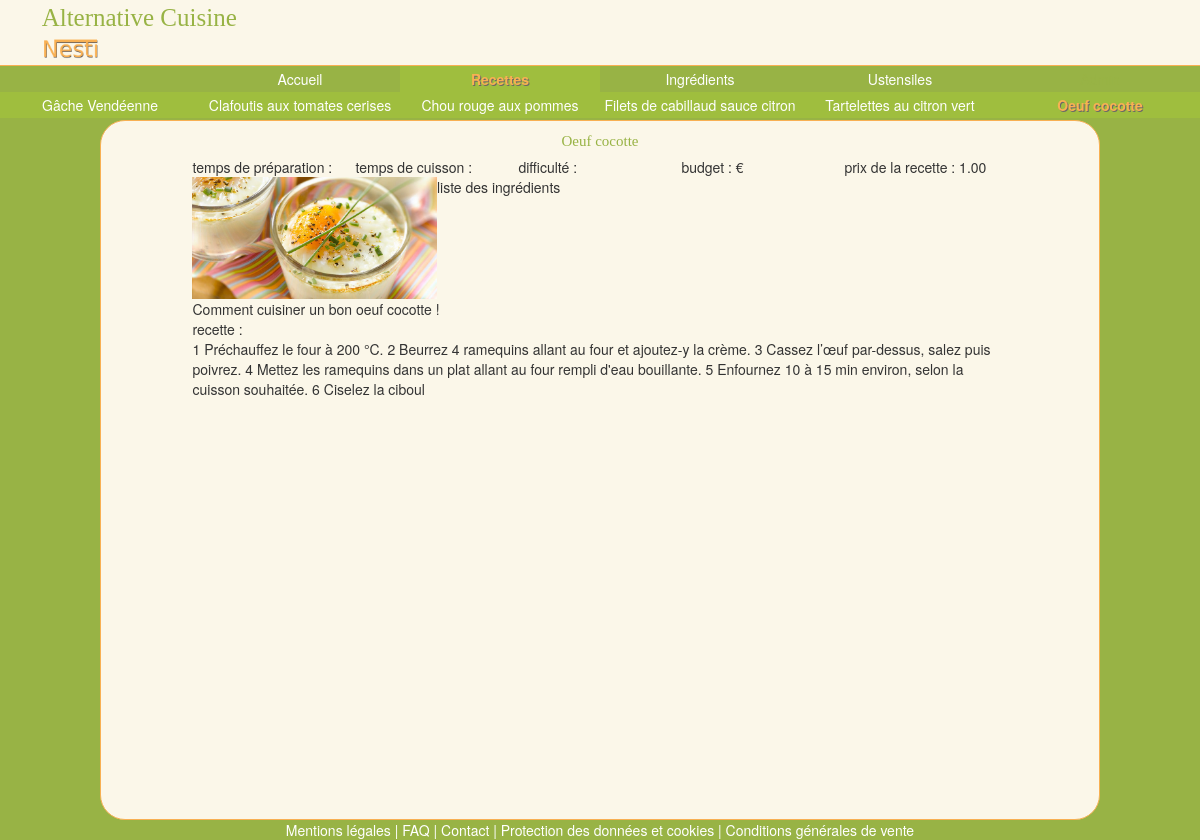
Screenshot of /MVC/Index.php?page=2&id=6&nom=Oeuf cocotte with the database file from the repository.
### tables this page shows
CREATE TABLE IF NOT EXISTS `recette` (
  `idRecette` int(10) unsigned NOT NULL AUTO_INCREMENT,
  `Titre` varchar(100) NOT NULL,
  `Format` enum('Ecrit','Vidéo') NOT NULL DEFAULT 'Ecrit',
  `PrixHT` decimal(10,2) unsigned NOT NULL,
  `Resume` varchar(100) NOT NULL,
  `Contenu` varchar(300) NOT NULL,
  `Image_idImage` int(10) unsigned NOT NULL,
  `Temps_Preparation` varchar(6) NOT NULL DEFAULT '30 min',
  `Temps_Cuisson` varchar(6) NOT NULL DEFAULT '30 min',
  `Note` int(10) unsigned NOT NULL DEFAULT '0',
  `Difficulte` int(10) unsigned NOT NULL DEFAULT '0',
  `Budget` int(10) unsigned NOT NULL DEFAULT '0',
  PRIMARY KEY (`idRecette`,`Image_idImage`),
  KEY `fk_Recette_Image1_idx` (`Image_idImage`)
);

CREATE TABLE IF NOT EXISTS `image` (
  `idImage` int(10) unsigned NOT NULL AUTO_INCREMENT,
  `NomFichier` varchar(45) NOT NULL,
  `Legende` varchar(100) NOT NULL,
  PRIMARY KEY (`idImage`)
);

### MVC/Controller/Controller.php (called while the page is built, shortened)
<?php
    require 'Model/Query.php';
    function content_Article_Recette($i,$page){
        $recette = getRecette($i);
        $titres = $recette[0]['Titre'];
        $budgets = getBudget($i);
        $prixHT = $recette[0]['PrixHT'];
        $images = getImage($i,'recette');
        $resumeRecettes = $recette[0]['Resume'];
        $contenus = $recette[0]['Contenu'];
        require 'View/Content_Article_Recipe.php';
    }
?>

### MVC/Model/Query.php (called while the page is built, shortened)
<?php
    function getImage($i,$table){
        require 'Connection.php';
        $query_NomFichierImage = 'SELECT NomFichier FROM image,'.$table
                .' WHERE image.idImage='.$table.'.Image_idImage AND '.$table.'.id'.ucfirst($table).' = '.$i.'';
        $result_NomFichierImage = $pdo->query($query_NomFichierImage)->fetchAll();
        $res = $result_NomFichierImage[0]['NomFichier'];
        return ($res);
    }
    function getRecette($i){
        require 'Connection.php';
        $query_recette = 'SELECT * FROM recette WHERE idRecette = '.$i.'';
        $result_recette = $pdo->query($query_recette)->fetchAll();
        return $result_recette;
    }
    function getBudget($i){
        require 'Connection.php';
        $query_BudgetRecette = 'SELECT Budget FROM recette WHERE idRecette = '.$i.'';
        $result_BudgetRecette = $pdo->query($query_BudgetRecette)->fetchAll();
        $budget = $result_BudgetRecette[0]['Budget'];
        if($budget >= 0 && $budget < 20){
            $typeBudget = 1;
        }
        elseif($budget >= 20 && $budget < 40){
            $typeBudget = 2;
        }
        elseif($budget >= 40 && $budget < 60){
            $typeBudget = 3;
        }
        elseif($budget >= 60 && $budget < 80){
            $typeBudget = 4;
        }
        elseif($budget >= 80){
            $typeBudget = 5;
        }
        $res = '';
        for ($j = 0; $j < $typeBudget ; $j++){
            $res = $res.'€';
        }
        return $res;
    }
?>

### MVC/View/Content_Article_Recipe.php (the view, shortened to what this page needs)
<div class="col-lg-12" id="article">
    <div class="col-lg-12" id="article_title">
        <?php echo $titres; ?>
    </div>
    <div class="col-lg-12">
        <div class="col-lg-2 col-lg-offset-1"> temps de préparation :
        </div>
        <div class="col-lg-2"> temps de cuisson :
        </div>
        <div class="col-lg-2"> difficulté :
        </div>
        <div class="col-lg-2"> budget :
            <?php echo $budgets; ?>
        </div>
        <div class="col-lg-2"> prix de la recette :
            <?php echo $prixHT; ?>
        </div>
    </div>
    <div class="col-lg-12" id="article_presentation">
        <img class="col-lg-3 col-lg-offset-1" id="article_presentation_img" src="Images/<?php echo $images; ?>" alt="recipe"></img>
        <div class="col-lg-8" id="article_presentation_list"> liste des ingrédients </div>
        <div class="col-lg-10 col-lg-offset-1" id="article_presentation_summary">
            <?php echo $resumeRecettes; ?>
        </div>
    </div>
    <div class="col-lg-10 col-lg-offset-1" id="article_recipe"> recette : <br/>
        <?php echo $contenus; ?>
    </div>
</div>
<?php  require 'Skeleton.php'; ?>

### MVC/View/css/Css.css (style rules this page uses)
body { //background-image: url("/SiteWebVenteEnLigne/MVC/Images/Fond.jpg"); background: #98b345; }
[class*="col-"], .row, header, body, footer { //border : solid 1px red; padding : 0px; }
.row, header, body, footer { margin: 0px; }
#article_title { color: #98b345; font-family: Impact, fantasy; font-size: 15px; margin-bottom: 5px; text-align: center; }

### rows the page displays
recette: Titre "Oeuf cocotte", PrixHT "1.00", Resume "Comment cuisiner un bon oeuf cocotte !", Contenu "1 Préchauffez le four à 200 °C. 2 Beurrez 4 ramequins allant au four et ajoutez-y la crème. 3 Cassez l’œuf par-dessus, salez puis poivrez. 4 Mettez les ramequins dans un plat allant au four rempli d'eau bouillante. 5 Enfournez 10 à 15 min environ, selon la cuisson souhaitée. 6 Ciselez la ciboul"
image: NomFichier (picture)

### other values shown
$noms[$i] "Gâche Vendéenne"
$noms[$i] "Clafoutis aux tomates cerises"
$noms[$i] "Chou rouge aux pommes"
$noms[$i] "Filets de cabillaud sauce citron"
$noms[$i] "Tartelettes au citron vert"
$noms[$i] "Oeuf cocotte"
$budgets "€"
